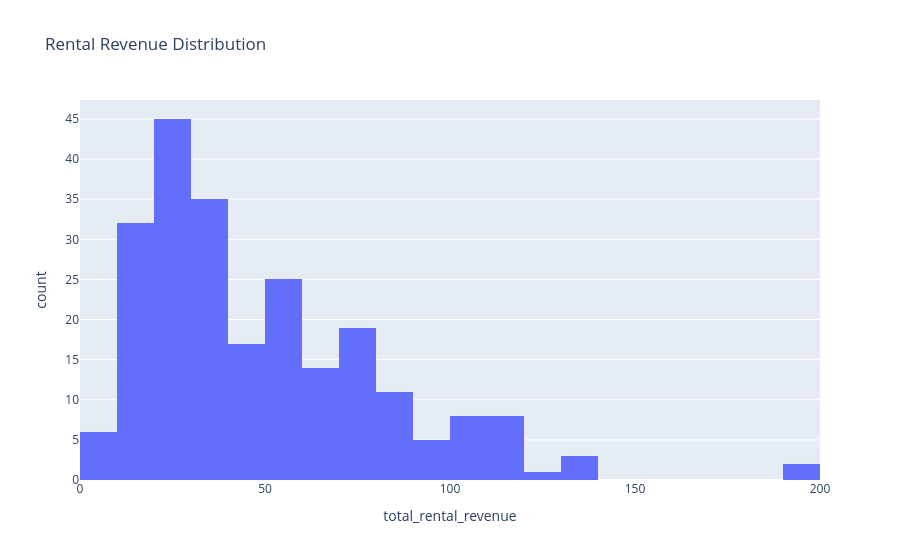

This figure's notebook cell:
### Code cell
rental_distribution = px.histogram(
    merged_df1,
    x='total_rental_revenue',
    nbins=30,
    title='Rental Revenue Distribution'
)
rental_distribution.show()

### Figure 1 — Plotly figure (JSON) as saved in the notebook; plotly's stock layout.template omitted (floating-point values rounded to 4 significant figures; data arrays with more than 128 entries replaced by an {"elided": "..."} marker saying what was removed)
{"data": [{"bingroup": "x", "hovertemplate": "total_rental_revenue=%{x}<br>count=%{y}<extra></extra>", "legendgroup": "", "marker": {"color": "#636efa", "pattern": {"shape": ""}}, "name": "", "nbinsx": 30, "orientation": "v", "showlegend": false, "type": "histogram", "x": {"elided": "231 float values"}, "xaxis": "x", "yaxis": "y"}], "layout": {"barmode": "relative", "legend": {"tracegroupgap": 0}, "title": {"text": "Rental Revenue Distribution"}, "xaxis": {"anchor": "y", "domain": [0, 1], "title": {"text": "total_rental_revenue"}}, "yaxis": {"anchor": "x", "domain": [0, 1], "title": {"text": "count"}}}}
